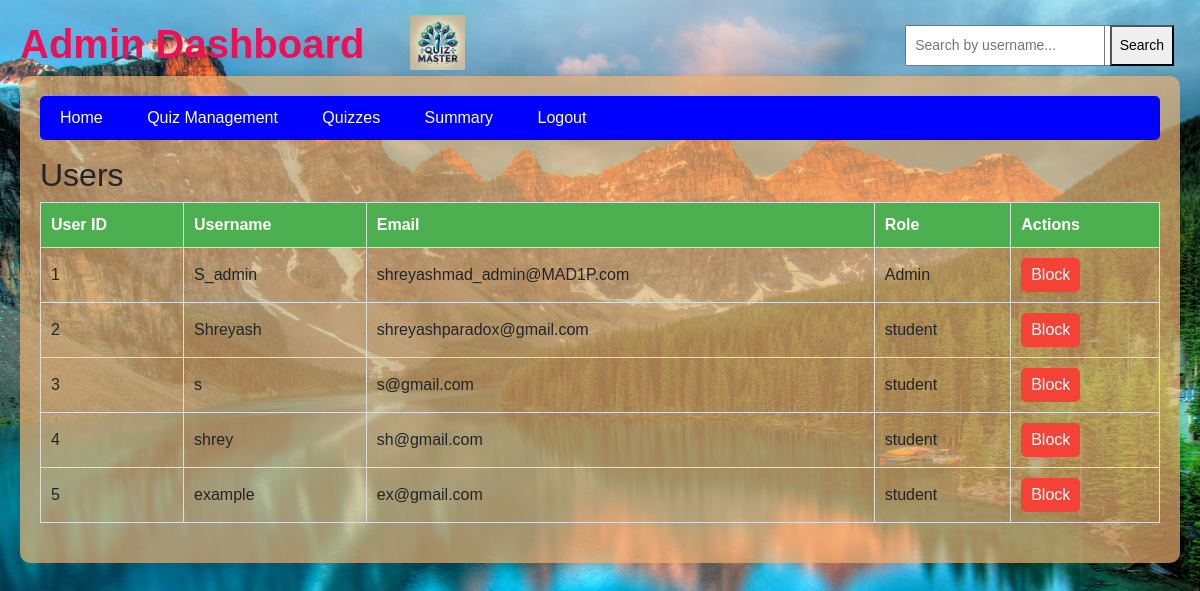
The page /admin/dashboard (signed in) on the database its author committed.
### model/model.py (models this page shows)
class User(db.Model):
    __tablename__ = "users"
    id = db.Column(db.Integer, primary_key=True)
    username = db.Column(db.String(50), nullable=False, unique = True)
    email = db.Column(db.String(50), nullable=False, unique = True)
    password = db.Column(db.String(50), nullable=False)
    roles = db.Column(db.String(10), nullable=False, default="Student")  # 'admin' or 'student'
    scores = db.relationship("Score", back_populates="user")

### controllers/controllers.py (the view)
@controllers.route('/admin/dashboard')
def admin_dashboard():
    if 'user_id' not in session or session.get('role') != 'Admin':
        flash('Unauthorized access.')
        return redirect(url_for('controllers.admin_login'))
    search_query = request.args.get('search', '').strip()  # Get search query from URL
    if search_query:
        users = User.query.filter(User.username.ilike(f"%{search_query}%")).all()  # Case-insensitive search
    else:
        users = User.query.all()  # Fetch all users if no search query
    print(users)
    subjects = Subject.query.all()  # Fetch all subjects for the dashboard
    chapters = Chapter.query.all()  # Fetch all chapters
    quizzes = Quiz.query.all()  # Fetch all quizzes
    questions = Question.query.all()  # Fetch all questions
    return render_template('admin_dashboard.html', users=users, subjects=subjects, chapters=chapters, quizzes=quizzes, questions=questions,search_query = search_query)

### templates/admin_dashboard.html (shortened to what this page needs)
<!DOCTYPE html>
<html lang="en">
<head>
    <link href="https://stackpath.bootstrapcdn.com/bootstrap/4.5.2/css/bootstrap.min.css" rel="stylesheet">
</head>
<body>
    <h1 class ="welcome-text">Admin Dashboard</h1>
    <header class="logo">
        <img src="{{ url_for('static', filename='images/logo.png') }}" alt="Quiz Master Logo" width="55" >
    </header>
    <div class="dashboard-container">
        <div class="nav-bar">
            <div>
                <a href="{{ url_for('controllers.admin_dashboard') }}">Home</a>
                <a href="{{ url_for('controllers.admin_quiz_management') }}">Quiz Management</a>
                <a href="{{ url_for('controllers.admin_quizzes') }}">Quizzes</a>
                <a href="{{ url_for('controllers.admin_summary') }}">Summary</a>
                <a href="{{ url_for('controllers.logout') }}">Logout</a>
            </div>
            <div class="search-container">
            </div>
        </div>
    <div class="search-container">
        <form method="GET" action="{{ url_for('controllers.admin_dashboard') }}">
            <input type="text" name="search" value="{{ search_query }}" placeholder="Search by username...">
            <button type="submit">Search</button>
        </form>
    </div>
    <h2>Users</h2>
    <table>
        <thead>
            <tr>
                <th>User ID</th>
                <th>Username</th>
                <th>Email</th>
                <th>Role</th>
                <th>Actions</th>
            </tr>
        </thead>
        <tbody>
            {% for user in users %}
            <tr>
                <td>{{ user.id }}</td>
                <td>{{ user.username }}</td>
                <td>{{ user.email }}</td>
                <td>{{ user.roles }}</td>
                <td>
                    {% if user.roles == 'blocked' %}
                    <form method="POST" action="{{ url_for('controllers.unblock_user', user_id=user.id) }}" style="display: inline;">
                        <button type="submit" class="action-btn unblock-btn">Unblock</button>
                    </form>
                    {% else %}
                    <form method="POST" action="{{ url_for('controllers.block_user', user_id=user.id) }}" style="display: inline;">
                        <button type="submit" class="action-btn block-btn">Block</button>
                    </form>
                    {% endif %}
                </td>
            </tr>
            {% endfor %}
        </tbody>
    </table>
</div>
</body>
</html>

### rows shown on the page
User: id "1", username "S_admin", email "shreyashmad_admin@MAD1P.com", roles "Admin"
User: id "2", username "Shreyash", email "shreyashparadox@gmail.com", roles "student"
User: id "3", username "s", email "s@gmail.com", roles "student"
User: id "4", username "shrey", email "sh@gmail.com", roles "student"
User: id "5", username "example", email "ex@gmail.com", roles "student"
